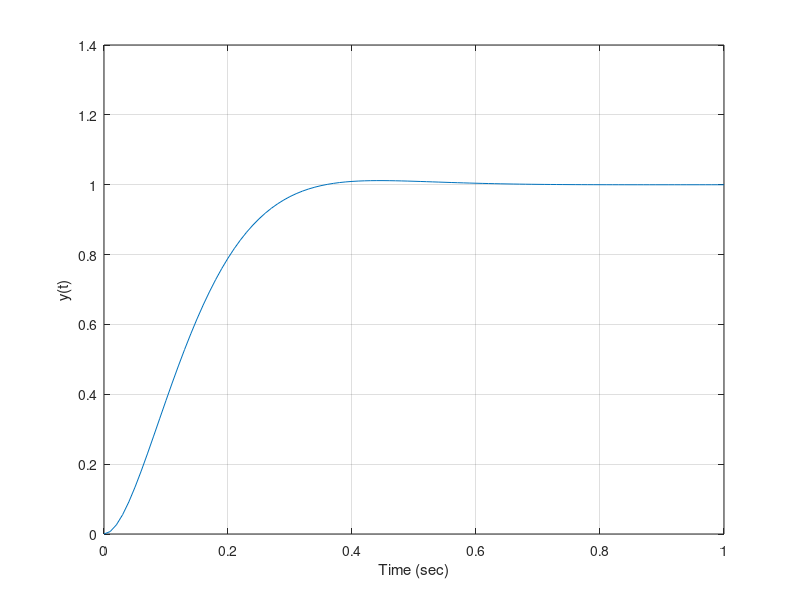

Write the MATLAB code that produced this figure.
% Chapter 5: Figure 5.44

%

%    Ka=30 is currently selected.  You can select Ka=60 and re-run.

%

Ka=30;

t=[0:0.01:1];

nc=[Ka*5];dc=[1]; sysc=tf(nc,dc);

ng=[1];dg=[1 20 0]; sysg=tf(ng,dg);

sys1=series(sysc,sysg);

sys=feedback(sys1,[1]);

[y,T]=step(sys,t);

plot(T,y), grid

xlabel('Time (sec)')

ylabel('y(t)')
